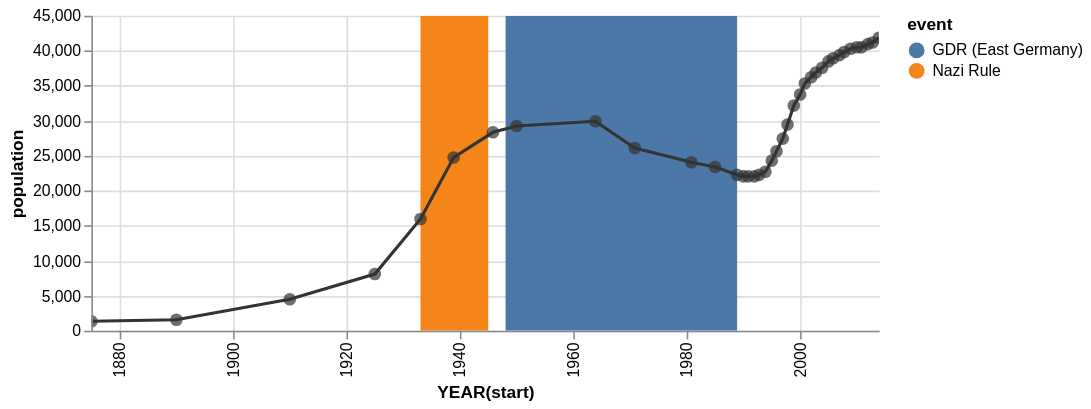

Express this chart as Vega-Lite.
### Vega specification from a JSON file in a GitHub repository (floating-point values rounded to 4 significant figures)
{"$schema": "http://vega.github.io/schema/vega/v3.0.json", "description": "The population of the German city of Falkensee over time", "autosize": "pad", "padding": 5, "encode": {"update": {"fill": {"value": "transparent"}}}, "data": [{"name": "source_0", "values": [{"year": "1875", "population": 1309}, {"year": "1890", "population": 1558}, {"year": "1910", "population": 4512}, {"year": "1925", "population": 8180}, {"year": "1933", "population": 15915}, {"year": "1939", "population": 24824}, {"year": "1946", "population": 28275}, {"year": "1950", "population": 29189}, {"year": "1964", "population": 29881}, {"year": "1971", "population": 26007}, {"year": "1981", "population": 24029}, {"year": "1985", "population": 23340}, {"year": "1989", "population": 22307}, {"year": "1990", "population": 22087}, {"year": "1991", "population": 22139}, {"year": "1992", "population": 22105}, {"year": "1993", "population": 22242}, {"year": "1994", "population": 22801}, {"year": "1995", "population": 24273}, {"year": "1996", "population": 25640}, {"year": "1997", "population": 27393}, {"year": "1998", "population": 29505}, {"year": "1999", "population": 32124}, {"year": "2000", "population": 33791}, {"year": "2001", "population": 35297}, {"year": "2002", "population": 36179}, {"year": "2003", "population": 36829}, {"year": "2004", "population": 37493}, {"year": "2005", "population": 38376}, {"year": "2006", "population": 39008}, {"year": "2007", "population": 39366}, {"year": "2008", "population": 39821}, {"year": "2009", "population": 40179}, {"year": "2010", "population": 40511}, {"year": "2011", "population": 40465}, {"year": "2012", "population": 40905}, {"year": "2013", "population": 41258}, {"year": "2014", "population": 41777}]}, {"name": "source_1", "values": [{"start": "1933", "end": "1945", "event": "Nazi Rule"}, {"start": "1948", "end": "1989", "event": "GDR (East Germany)"}]}, {"name": "data_0", "source": "source_0", "transform": [{"type": "formula", "expr": "timeParse(datum[\"year\"],'%Y')", "as": "year"}]}, {"name": "data_1", "source": "data_0", "transform": [{"type": "formula", "expr": "toDate(datum[\"year\"])", "as": "year"}, {"type": "formula", "expr": "toNumber(datum[\"population\"])", "as": "population"}, {"type": "filter", "expr": "datum[\"year\"] !== null && !isNaN(datum[\"year\"]) && datum[\"population\"] !== null && !isNaN(datum[\"population\"])"}, {"type": "formula", "as": "year_year", "expr": "datetime(year(datum[\"year\"]), 0, 1, 0, 0, 0, 0)"}, {"type": "collect", "sort": {"field": "year_year", "order": "descending"}}]}, {"name": "data_2", "source": "data_0", "transform": [{"type": "formula", "expr": "toDate(datum[\"year\"])", "as": "year"}, {"type": "formula", "expr": "toNumber(datum[\"population\"])", "as": "population"}, {"type": "filter", "expr": "datum[\"year\"] !== null && !isNaN(datum[\"year\"]) && datum[\"population\"] !== null && !isNaN(datum[\"population\"])"}, {"type": "formula", "as": "year_year", "expr": "datetime(year(datum[\"year\"]), 0, 1, 0, 0, 0, 0)"}]}, {"name": "data_3", "source": "source_1", "transform": [{"type": "formula", "expr": "timeParse(datum[\"start\"],'%Y')", "as": "start"}, {"type": "formula", "expr": "timeParse(datum[\"end\"],'%Y')", "as": "end"}, {"type": "filter", "expr": "datum[\"start\"] !== null && !isNaN(datum[\"start\"])"}, {"type": "formula", "as": "year_start", "expr": "datetime(year(datum[\"start\"]), 0, 1, 0, 0, 0, 0)"}, {"type": "formula", "as": "year_end", "expr": "datetime(year(datum[\"end\"]), 0, 1, 0, 0, 0, 0)"}]}], "signals": [{"name": "width", "update": "max(layer_0_width, layer_1_width)"}, {"name": "height", "update": "max(layer_0_height, layer_1_height)"}, {"name": "layer_0_width", "update": "500"}, {"name": "layer_0_height", "update": "200"}, {"name": "layer_1_width", "update": "max(layer_1_layer_0_width, layer_1_layer_1_width)"}, {"name": "layer_1_height", "update": "max(layer_1_layer_0_height, layer_1_layer_1_height)"}, {"name": "layer_1_layer_0_width", "update": "500"}, {"name": "layer_1_layer_0_height", "update": "200"}, {"name": "layer_1_layer_1_width", "update": "500"}, {"name": "layer_1_layer_1_height", "update": "200"}], "marks": [{"name": "layer_0_marks", "type": "rect", "from": {"data": "data_3"}, "encode": {"update": {"x": {"scale": "x", "field": "year_start"}, "x2": {"scale": "x", "field": "year_end"}, "y": {"value": 0}, "y2": {"field": {"group": "height"}}, "fill": {"scale": "color", "field": "event"}}}, "clip": true}, {"name": "layer_1_layer_0_marks", "type": "line", "from": {"data": "data_1"}, "encode": {"update": {"x": {"scale": "x", "field": "year_year"}, "y": {"scale": "y", "field": "population"}, "stroke": {"value": "#333"}}}, "clip": true}, {"name": "layer_1_layer_1_marks", "type": "symbol", "role": "pointOverlay", "from": {"data": "data_2"}, "encode": {"update": {"x": {"scale": "x", "field": "year_year"}, "y": {"scale": "y", "field": "population"}, "fill": {"value": "#333"}, "opacity": {"value": 0.7}}}, "clip": true}], "scales": [{"name": "x", "type": "time", "domain": {"fields": [{"data": "data_3", "field": "year_start"}, {"data": "data_3", "field": "year_end"}, {"data": "data_1", "field": "year_year"}, {"data": "data_2", "field": "year_year"}], "sort": true}, "range": [0, 500], "round": true, "nice": "year"}, {"name": "color", "type": "ordinal", "domain": {"data": "data_3", "field": "event", "sort": true}, "range": "category"}, {"name": "y", "type": "linear", "domain": {"fields": [{"data": "data_1", "field": "population"}, {"data": "data_2", "field": "population"}], "sort": true}, "range": [200, 0], "round": true, "nice": true, "zero": true}], "axes": [{"scale": "x", "orient": "bottom", "tickCount": 5, "title": "YEAR(start)", "zindex": 1, "encode": {"labels": {"update": {"text": {"signal": "timeFormat(datum.value, '%Y')"}, "angle": {"value": 270}, "align": {"value": "right"}, "baseline": {"value": "middle"}}}}}, {"scale": "x", "domain": false, "grid": true, "labels": false, "orient": "bottom", "tickCount": 5, "ticks": false, "zindex": 0}, {"scale": "y", "orient": "left", "title": "population", "zindex": 1}, {"scale": "y", "domain": false, "grid": true, "labels": false, "orient": "left", "ticks": false, "zindex": 0, "gridScale": "x"}], "legends": [{"fill": "color", "title": "event"}]}
